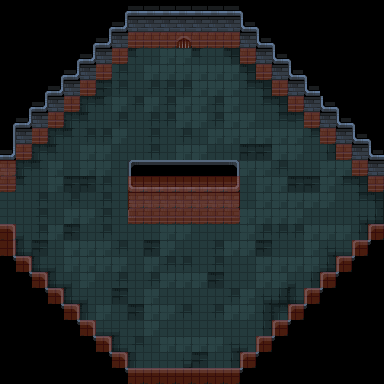

Tiled map render using the project's own tile images. Description and the whole map definition, tile-layer contents included, below:
An orthogonal 24x24 tile map with 16x16 px tiles, 3 tile layers (floor, details, collision) and 9 objects (4x EnemySpawnPoint, 2x EnemySpawnTrigger, 2x Gate, CombatArea).

<map version="1.10" tiledversion="1.10.2" orientation="orthogonal" renderorder="right-down" width="24" height="24" tilewidth="16" tileheight="16" infinite="0" nextlayerid="8" nextobjectid="25">
 <tileset firstgid="1" source="../../Tilesets/dungeon_prison_tileset.tsx" />
 <layer id="3" name="floor" width="24" height="24">
  <data encoding="csv">
0,0,0,0,0,0,0,0,0,0,0,0,0,0,0,0,0,0,0,0,0,0,0,0,
0,0,0,0,0,0,0,0,0,0,0,0,0,0,0,0,0,0,0,0,0,0,0,0,
0,0,0,0,0,0,0,0,5,6,6,82,5,6,0,0,0,0,0,0,0,0,0,0,
0,0,0,0,0,0,0,5,60,31,82,82,60,31,7,0,0,0,0,0,0,0,0,0,
0,0,0,0,0,0,80,81,31,82,82,82,82,82,82,7,0,0,0,0,0,0,0,0,
0,0,0,0,0,0,80,81,31,81,81,81,82,82,82,58,7,0,0,0,0,0,0,0,
0,0,0,0,0,5,60,82,81,82,81,82,82,81,82,31,58,7,0,0,0,0,0,0,
0,0,0,0,5,60,31,81,31,81,81,82,82,81,82,82,31,58,6,7,0,0,0,0,
0,0,0,5,60,81,81,82,31,81,31,81,31,82,82,82,82,82,82,58,7,0,0,0,
0,0,5,60,31,82,82,31,31,81,31,82,82,31,31,80,80,82,82,31,32,0,0,0,
0,5,60,82,31,82,82,31,31,31,8,10,31,31,31,82,82,81,31,31,82,82,82,0,
6,60,31,82,80,80,81,31,8,56,57,30,31,31,31,31,82,82,80,80,82,58,7,0,
31,31,81,31,81,31,81,31,32,5,6,60,31,31,31,31,82,82,82,82,82,31,58,7,
31,31,81,31,82,82,81,31,58,60,31,82,82,82,82,82,82,82,82,31,31,31,8,57,
56,10,81,82,80,31,81,31,31,31,82,82,31,31,31,82,81,81,81,82,82,82,32,0,
0,55,80,31,82,82,82,81,31,80,82,31,31,81,82,82,80,31,31,82,8,56,57,0,
0,0,55,10,82,82,82,82,31,82,81,81,31,81,31,31,82,82,82,82,57,0,0,0,
0,0,0,55,10,82,31,81,31,81,82,82,82,80,31,31,82,82,10,32,0,0,0,0,
0,0,0,0,55,10,31,80,31,82,31,31,31,31,81,82,8,57,55,57,0,0,0,0,
0,0,0,0,0,30,82,31,80,82,82,81,31,81,82,82,32,5,60,0,0,0,0,0,
0,0,0,0,0,55,56,10,31,82,31,31,31,31,31,31,32,55,0,0,0,0,0,0,
0,0,0,0,0,0,0,55,81,31,82,82,82,82,8,10,32,0,0,0,0,0,0,0,
0,0,0,0,0,0,0,0,30,31,31,8,80,31,32,55,57,0,0,0,0,0,0,0,
0,0,0,0,0,0,0,0,55,56,56,57,55,56,57,0,0,0,0,0,0,0,0,0
</data>
 </layer>
 <layer id="2" name="details" width="24" height="24">
  <data encoding="csv">
0,0,0,0,0,0,0,104,2,2,2,2,2,2,2,105,0,0,0,0,0,0,0,0,
0,0,0,0,0,0,104,103,27,27,27,27,27,27,27,101,105,0,0,0,0,0,0,0,
0,0,0,0,0,104,103,27,52,52,52,152,52,52,52,27,101,105,0,0,0,0,0,0,
0,0,0,0,104,103,27,52,0,0,0,0,0,0,0,52,27,101,105,0,0,0,0,0,
0,0,0,104,103,27,52,0,0,0,0,0,0,0,0,0,52,27,101,105,0,0,0,0,
0,0,104,103,27,52,0,0,0,0,0,0,0,0,0,0,0,52,27,101,0,0,0,0,
0,104,103,27,52,0,0,0,0,0,0,0,0,0,0,0,0,0,52,27,101,105,0,0,
104,103,27,52,0,0,0,0,0,0,0,0,0,0,0,0,0,0,0,52,27,101,105,0,
129,27,52,0,0,0,0,0,0,0,0,0,0,0,0,0,0,0,0,0,52,27,101,105,
103,52,0,0,0,0,0,0,0,0,0,0,0,0,0,0,0,0,0,0,0,52,27,101,
27,0,0,0,0,0,0,0,76,77,77,77,77,77,78,0,0,0,0,0,0,0,52,27,
52,0,0,0,0,0,0,0,101,2,2,2,2,2,103,0,0,0,0,0,0,0,0,52,
0,0,0,0,0,0,0,0,126,27,27,27,27,27,128,0,0,0,0,0,0,0,0,0,
0,0,0,0,0,0,0,0,151,52,52,52,52,52,153,0,0,0,0,0,0,0,0,0,
78,0,0,0,0,0,0,0,0,0,0,0,0,0,0,0,0,0,0,0,0,0,0,76,
129,0,0,0,0,0,0,0,0,0,0,0,0,0,0,0,0,0,0,0,0,0,76,155,
154,78,0,0,0,0,0,0,0,0,0,0,0,0,0,0,0,0,0,0,0,76,155,0,
0,154,78,0,0,0,0,0,0,0,0,0,0,0,0,0,0,0,0,0,76,155,0,0,
0,0,154,78,0,0,0,0,0,0,0,0,0,0,0,0,0,0,0,76,155,0,0,0,
0,0,0,154,78,0,0,0,0,0,0,0,0,0,0,0,0,0,76,155,0,0,0,0,
0,0,0,0,154,78,0,0,0,0,0,0,0,0,0,0,0,76,155,0,0,0,0,0,
0,0,0,0,0,154,78,0,0,0,0,0,0,0,0,0,76,155,0,0,0,0,0,0,
0,0,0,0,0,0,154,78,0,0,0,0,0,0,0,76,155,0,0,0,0,0,0,0,
0,0,0,0,0,0,0,154,77,77,77,77,77,77,77,155,0,0,0,0,0,0,0,0
</data>
 </layer>
 <layer id="1" name="collision" width="24" height="24" opacity="0.5">
  <data encoding="csv">
0,0,0,0,0,0,0,0,0,0,0,0,0,0,0,0,0,0,0,0,0,0,0,0,
0,0,0,0,0,0,0,0,0,0,0,0,0,0,0,0,0,0,0,0,0,0,0,0,
0,0,0,0,0,0,0,0,502,502,502,502,502,502,502,0,0,0,0,0,0,0,0,0,
0,0,0,0,0,0,0,502,0,0,0,0,0,0,0,502,0,0,0,0,0,0,0,0,
0,0,0,0,0,0,502,0,0,0,0,0,0,0,0,0,502,0,0,0,0,0,0,0,
0,0,0,0,0,502,0,0,0,0,0,0,0,0,0,0,0,502,0,0,0,0,0,0,
0,0,0,0,502,0,0,0,0,0,0,0,0,0,0,0,0,0,502,0,0,0,0,0,
0,0,0,502,0,0,0,0,0,0,0,0,0,0,0,0,0,0,0,502,0,0,0,0,
0,0,502,0,0,0,0,0,0,0,0,0,0,0,0,0,0,0,0,0,502,0,0,0,
0,502,0,0,0,0,0,0,0,0,0,0,0,0,0,0,0,0,0,0,0,502,0,0,
502,0,0,0,0,0,0,0,0,0,0,0,0,0,0,0,0,0,0,0,0,0,502,0,
502,0,0,0,0,0,0,0,502,502,502,502,502,502,502,0,0,0,0,0,0,0,0,502,
0,0,0,0,0,0,0,0,502,502,502,502,502,502,502,0,0,0,0,0,0,0,0,0,
0,0,0,0,0,0,0,0,502,502,502,502,502,502,502,0,0,0,0,0,0,0,0,0,
502,0,0,0,0,0,0,0,0,0,0,0,0,0,0,0,0,0,0,0,0,0,0,502,
502,0,0,0,0,0,0,0,0,0,0,0,0,0,0,0,0,0,0,0,0,0,502,0,
0,502,0,0,0,0,0,0,0,0,0,0,0,0,0,0,0,0,0,0,0,502,0,0,
0,0,502,0,0,0,0,0,0,0,0,0,0,0,0,0,0,0,0,0,502,0,0,0,
0,0,0,502,0,0,0,0,0,0,0,0,0,0,0,0,0,0,0,502,0,0,0,0,
0,0,0,0,502,0,0,0,0,0,0,0,0,0,0,0,0,0,502,0,0,0,0,0,
0,0,0,0,0,502,0,0,0,0,0,0,0,0,0,0,0,502,0,0,0,0,0,0,
0,0,0,0,0,0,502,0,0,0,0,0,0,0,0,0,502,0,0,0,0,0,0,0,
0,0,0,0,0,0,0,502,0,0,0,0,0,0,0,502,0,0,0,0,0,0,0,0,
0,0,0,0,0,0,0,0,502,502,502,502,502,502,502,0,0,0,0,0,0,0,0,0
</data>
 </layer>
 <objectgroup id="7" name="entities">
  <object id="12" type="EnemySpawnTrigger" x="352" y="192" width="16" height="32">
   <properties>
    <property name="TriggerType" propertytype="triggerType" value="EnemySpawn" />
   </properties>
  </object>
  <object id="13" type="EnemySpawnTrigger" x="16" y="192" width="16" height="32">
   <properties>
    <property name="TriggerType" propertytype="triggerType" value="EnemySpawn" />
   </properties>
  </object>
  <object id="14" type="EnemySpawnPoint" x="112" y="128">
   <point />
  </object>
  <object id="15" type="EnemySpawnPoint" x="256" y="128">
   <point />
  </object>
  <object id="16" type="EnemySpawnPoint" x="112" y="288">
   <point />
  </object>
  <object id="17" type="EnemySpawnPoint" x="256" y="288">
   <point />
  </object>
  <object id="22" type="Gate" x="0" y="160" width="16" height="64">
   <properties>
    <property name="Flip" value="false" />
    <property name="Orientation" value="horizontal" />
   </properties>
  </object>
  <object id="23" type="Gate" x="368" y="160" width="16" height="64">
   <properties>
    <property name="Flip" value="true" />
    <property name="Orientation" value="horizontal" />
   </properties>
  </object>
  <object id="24" type="CombatArea" x="128" y="48">
   <polygon points="0,0 112,0 112,16 128,16 128,32 144,32 144,48 160,48 160,64 176,64 176,80 192,80 192,96 208,96 208,112 224,112 224,128 240,128 240,192 224,192 224,208 208,208 208,224 192,224 192,240 176,240 176,256 160,256 160,272 144,272 144,288 128,288 128,304 112,304 112,320 0,320 0,304 -16,304 -16,288 -32,288 -32,272 -48,272 -48,256 -64,256 -64,240 -80,240 -80,224 -96,224 -96,208 -112,208 -112,112 -96,112 -96,96 -80,96 -80,80 -64,80 -64,64 -48,64 -48,48 -32,48 -32,32 -16,32 -16,16 0,16" />
  </object>
 </objectgroup>
</map>
